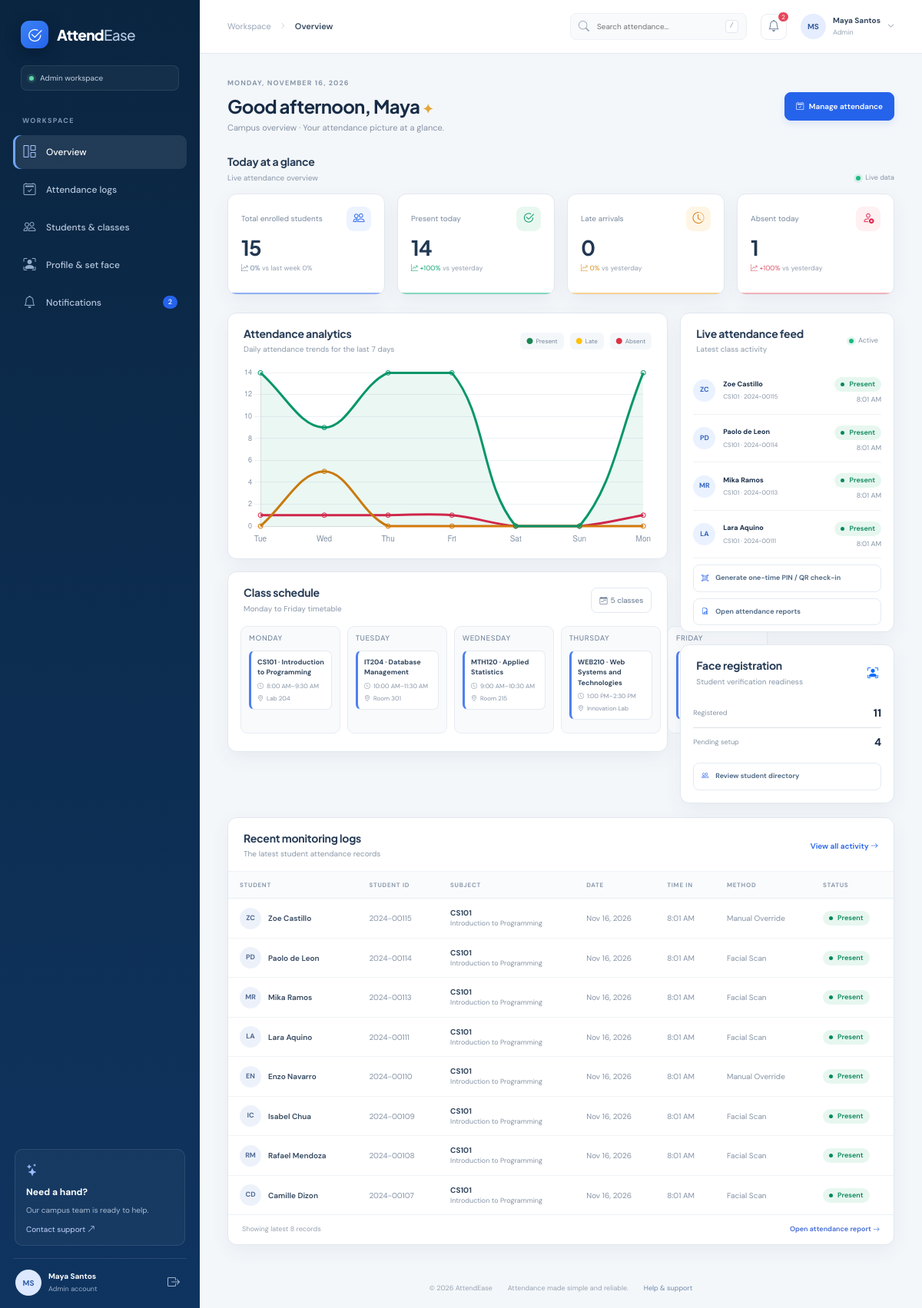
/dashboard.php (signed in), run on the app's committed database.
### tables this page shows
CREATE TABLE classes (
  id INT UNSIGNED AUTO_INCREMENT PRIMARY KEY,
  class_code VARCHAR(24) NOT NULL UNIQUE,
  subject_name VARCHAR(140) NOT NULL,
  teacher_id INT UNSIGNED NOT NULL,
  schedule_day ENUM('Monday','Tuesday','Wednesday','Thursday','Friday') NOT NULL,
  start_time TIME NOT NULL,
  end_time TIME NOT NULL,
  room VARCHAR(40) NOT NULL,
  CONSTRAINT fk_classes_teacher FOREIGN KEY (teacher_id) REFERENCES users(id) ON DELETE RESTRICT,
  INDEX idx_classes_day_time (schedule_day,start_time)
);

CREATE TABLE attendance_logs (
  id INT UNSIGNED AUTO_INCREMENT PRIMARY KEY,
  student_id INT UNSIGNED NOT NULL,
  class_id INT UNSIGNED NOT NULL,
  attendance_date DATE NOT NULL,
  time_in TIME NULL,
  time_out TIME NULL,
  status ENUM('Present','Late','Absent','Excused') NOT NULL DEFAULT 'Present',
  verification_method ENUM('Facial Scan','Manual Override') NOT NULL DEFAULT 'Facial Scan',
  remarks VARCHAR(500) NULL,
  CONSTRAINT fk_attendance_student FOREIGN KEY (student_id) REFERENCES students(id) ON DELETE CASCADE,
  CONSTRAINT fk_attendance_class FOREIGN KEY (class_id) REFERENCES classes(id) ON DELETE CASCADE,
  INDEX idx_attendance_date (attendance_date),
  INDEX idx_attendance_status (status),
  INDEX idx_attendance_class_date (class_id,attendance_date),
  UNIQUE KEY uq_student_class_day (student_id,class_id,attendance_date)
);

CREATE TABLE users (
  id INT UNSIGNED AUTO_INCREMENT PRIMARY KEY,
  full_name VARCHAR(120) NOT NULL,
  email VARCHAR(190) NOT NULL UNIQUE,
  password_hash VARCHAR(255) NOT NULL,
  role ENUM('admin','teacher','student') NOT NULL,
  avatar_url VARCHAR(500) NULL,
  created_at TIMESTAMP NOT NULL DEFAULT CURRENT_TIMESTAMP,
  INDEX idx_users_role (role)
);

CREATE TABLE students (
  id INT UNSIGNED AUTO_INCREMENT PRIMARY KEY,
  user_id INT UNSIGNED NOT NULL UNIQUE,
  student_number VARCHAR(32) NOT NULL UNIQUE,
  program_year VARCHAR(80) NOT NULL,
  section VARCHAR(40) NOT NULL,
  face_status ENUM('Registered','Pending') NOT NULL DEFAULT 'Pending',
  face_embedding_mock VARCHAR(255) NULL,
  updated_at TIMESTAMP NOT NULL DEFAULT CURRENT_TIMESTAMP ON UPDATE CURRENT_TIMESTAMP,
  CONSTRAINT fk_students_user FOREIGN KEY (user_id) REFERENCES users(id) ON DELETE CASCADE
);

### dashboard.php (the view, shortened to what the rows shown need)
<?php
require_once __DIR__ . '/functions.php';
$pdo = db();
$user = current_user();
$role = $user['role'];
$student = $role === 'student' ? student_record() : null;
$scopeJoin = '';
$scopeWhere = '';
$scopeParams = [];
$trend = $pdo->prepare("SELECT a.attendance_date,SUM(a.status='Present') present,SUM(a.status='Late') late,SUM(a.status='Absent') absent FROM attendance_logs a $scopeJoin WHERE a.attendance_date >= CURDATE()-INTERVAL 6 DAY $scopeWhere GROUP BY a.attendance_date ORDER BY a.attendance_date");
$trend->execute($scopeParams);
$trendRows = $trend->fetchAll();
$trendMap = [];
foreach ($trendRows as $row) {
    $trendMap[$row['attendance_date']] = $row;
}
$chartLabels = $chartPresent = $chartLate = $chartAbsent = [];
for ($i = 6; $i >= 0; $i--) {
    $date = date('Y-m-d', strtotime("-$i days"));
    $chartLabels[] = date('D', strtotime($date));
    $chartPresent[] = (int)($trendMap[$date]['present'] ?? 0);
    $chartLate[] = (int)($trendMap[$date]['late'] ?? 0);
    $chartAbsent[] = (int)($trendMap[$date]['absent'] ?? 0);
}
$recentSql = "SELECT a.id,a.attendance_date,a.time_in,a.time_out,a.status,a.verification_method,s.student_number,s.program_year,u.full_name,c.class_code,c.subject_name FROM attendance_logs a JOIN students s ON s.id=a.student_id JOIN users u ON u.id=s.user_id JOIN classes c ON c.id=a.class_id $scopeWhere ORDER BY a.attendance_date DESC,a.time_in DESC,a.id DESC LIMIT 8";
$recent = $pdo->prepare($recentSql);
$recent->execute($scopeParams);
$recentRows = $recent->fetchAll();
if ($role === 'student') {
    $classQuery = $pdo->prepare('SELECT c.*,u.full_name AS teacher_name FROM enrollments e JOIN classes c ON c.id=e.class_id JOIN users u ON u.id=c.teacher_id WHERE e.student_id=? ORDER BY FIELD(c.schedule_day,"Monday","Tuesday","Wednesday","Thursday","Friday"),c.start_time');
    $classQuery->execute([$student['id'] ?? 0]);
} elseif ($role === 'teacher') {
    $classQuery = $pdo->prepare('SELECT c.*,u.full_name AS teacher_name FROM classes c JOIN users u ON u.id=c.teacher_id WHERE c.teacher_id=? ORDER BY FIELD(c.schedule_day,"Monday","Tuesday","Wednesday","Thursday","Friday"),c.start_time');
    $classQuery->execute([$user['id']]);
} else {
    $classQuery = $pdo->query('SELECT c.*,u.full_name AS teacher_name FROM classes c JOIN users u ON u.id=c.teacher_id ORDER BY FIELD(c.schedule_day,"Monday","Tuesday","Wednesday","Thursday","Friday"),c.start_time');
}
$classes = $classQuery->fetchAll();
$schedule = array_fill_keys(['Monday','Tuesday','Wednesday','Thursday','Friday'], []);
foreach ($classes as $class) {
    $schedule[$class['schedule_day']][] = $class;
}
$feedSql = "SELECT a.status,a.time_in,a.attendance_date,u.full_name,s.student_number,c.class_code FROM attendance_logs a JOIN students s ON s.id=a.student_id JOIN users u ON u.id=s.user_id JOIN classes c ON c.id=a.class_id $scopeWhere ORDER BY a.attendance_date DESC,a.time_in DESC,a.id DESC LIMIT 4";
$feed = $pdo->prepare($feedSql);
$feed->execute($scopeParams);
$feedRows = $feed->fetchAll();
?>
<div class="page-heading"><div><h1>Good <?= (int)date('G') < 12 ? 'morning' : ((int)date('G') < 18 ? 'afternoon' : 'evening') ?>, <?= e(explode(' ', $user['full_name'])[0]) ?> <span class="wave">✦</span></h1></div></div>
<div class="section-heading"><div><h2><?= $role === 'student' ? 'Your attendance today' : 'Today at a glance' ?></h2><p>Live attendance overview</p></div><span class="live-indicator"><i></i> Live data</span></div>
<div class="row g-3 dashboard-mid">
  <div class="col-12 col-xl-8">
    <section class="content-card mb-3"><div class="card-heading"><div><h2>Attendance analytics</h2></div></div></section>
    <section class="content-card schedule-card"><div class="card-heading"><div><h2>Class schedule</h2></div></div><div class="class-grid px-3 pb-2">
      <?php foreach ($schedule as $day => $items): ?><div class="day-column"><h3><?= e($day) ?></h3><?php if (!$items): ?><div class="camera-status">No classes scheduled</div><?php else: foreach ($items as $class): ?><div class="class-item"><strong><?= e($class['class_code']) ?> · <?= e($class['subject_name']) ?></strong><span><i class="bi bi-clock me-1"></i><?= e(date('g:i A',strtotime($class['start_time']))) ?>–<?= e(date('g:i A',strtotime($class['end_time']))) ?></span><span><i class="bi bi-geo-alt me-1"></i><?= e($class['room']) ?></span></div><?php endforeach; endif; ?></div><?php endforeach; ?>
    </div></section>
  </div>
  <div class="col-12 col-xl-4">
    <section class="content-card mb-3"><div class="card-heading"><div><h2><?= $role === 'student' ? 'Recent check-ins' : 'Live attendance feed' ?></h2><p>Latest class activity</p></div><span class="live-indicator"><i></i> Active</span></div><div class="px-3 pb-2">
      <?php if (!$feedRows): ?><p class="empty-state mb-0">Attendance scans will appear here.</p><?php else: foreach ($feedRows as $item): ?><div class="scan-feed"><span class="avatar"><?= e(initials($item['full_name'])) ?></span><span class="scan-feed-copy"><strong><?= e($item['full_name']) ?></strong><small><?= e($item['class_code']) ?> · <?= e($item['student_number']) ?></small></span><span class="text-end"><?= status_badge($item['status']) ?><small class="d-block camera-status mt-1"><?= $item['time_in'] ? e(date('g:i A',strtotime($item['time_in']))) : e(date('M j',strtotime($item['attendance_date']))) ?></small></span></div><?php endforeach; endif; ?>
    </div></section>
    <section class="content-card"><div class="card-heading"><div><h2>Face registration</h2></div></div></section>
  </div>
</div>
<section class="content-card activity-card"><div class="card-heading"><div><h2>Recent monitoring logs</h2></div></div><div class="table-responsive"><table class="table activity-table"><thead><tr><th>STUDENT</th><th>STUDENT ID</th><th>SUBJECT</th><th>DATE</th><th>TIME IN</th><th>METHOD</th><th>STATUS</th></tr></thead><tbody>
<?php if (!$recentRows): ?><tr><td colspan="7" class="empty-state">No attendance activity yet.</td></tr><?php else: foreach ($recentRows as $row): ?><tr><td><div class="student-cell"><span class="avatar student-avatar"><?= e(initials($row['full_name'])) ?></span><strong><?= e($row['full_name']) ?></strong></div></td><td class="table-secondary-text"><?= e($row['student_number']) ?></td><td><strong><?= e($row['class_code']) ?></strong><small class="d-block camera-status"><?= e($row['subject_name']) ?></small></td><td class="table-secondary-text"><?= e(date('M j, Y',strtotime($row['attendance_date']))) ?></td><td class="table-secondary-text"><?= $row['time_in'] ? e(date('g:i A',strtotime($row['time_in']))) : '—' ?></td><td class="table-secondary-text"><?= e($row['verification_method']) ?></td><td><?= status_badge($row['status']) ?></td></tr><?php endforeach; endif; ?>
</tbody></table></div><div class="table-footer"><span>Showing latest <?= count($recentRows) ?> records</span><a href="attendance_logs.php">Open attendance report <i class="bi bi-arrow-right"></i></a></div></section>
<?php if ($role !== 'student'): ?>
<script>
const sessionForm=document.getElementById('sessionForm');sessionForm?.addEventListener('submit',async(e)=>{e.preventDefault();const button=sessionForm.querySelector('button[type="submit"]');button.disabled=true;const data=new FormData(sessionForm);data.append('action','create');try{const response=await fetch('attendance_session.php',{method:'POST',body:data,headers:{'Accept':'application/json'}});const result=await response.json();if(!response.ok)throw new Error(result.error||'Could not create the check-in session.');document.getElementById('sessionPin').textContent=result.pin;document.getElementById('sessionExpiry').textContent='Expires '+result.expires_label;const box=document.getElementById('sessionQr');box.innerHTML='';await QRCode.toCanvas(result.url,{width:180,margin:1,color:{dark:'#0A2540',light:'#FFFFFF'}}).then(canvas=>box.appendChild(canvas));document.getElementById('sessionResult').classList.remove('d-none');document.getElementById('sessionError').classList.add('d-none');}catch(error){const box=document.getElementById('sessionError');box.textContent=error.message;box.classList.remove('d-none');}finally{button.disabled=false;}});
</script>
<?php endif; ?>
<script>const ctx=document.getElementById('attendanceChart');if(ctx){new Chart(ctx,{type:'line',data:{labels:<?= json_encode($chartLabels) ?>,datasets:[{label:'Present',data:<?= json_encode($chartPresent) ?>,borderColor:'#059669',backgroundColor:'#05966914',fill:true,tension:.38,pointRadius:3},{label:'Late',data:<?= json_encode($chartLate) ?>,borderColor:'#D97706',backgroundColor:'#D9770610',fill:false,tension:.38,pointRadius:3},{label:'Absent',data:<?= json_encode($chartAbsent) ?>,borderColor:'#E11D48',backgroundColor:'#E11D4810',fill:false,tension:.38,pointRadius:3}]},options:{responsive:true,maintainAspectRatio:false,interaction:{intersect:false,mode:'index'},plugins:{legend:{display:false},tooltip:{backgroundColor:'#0A2540',padding:10,displayColors:true}},scales:{x:{grid:{display:false},ticks:{color:'#8291a4',font:{size:10}}},y:{beginAtZero:true,ticks:{precision:0,color:'#8291a4',font:{size:9}},grid:{color:'#edf1f5'}}}}});}</script>

### functions.php (shortened to what the rows shown need)
<?php
function e(mixed $value): string
{
    return htmlspecialchars((string)$value, ENT_QUOTES | ENT_SUBSTITUTE, 'UTF-8');
}
function text_initial(string $value): string
{
    return function_exists('mb_substr') ? mb_substr($value, 0, 1, 'UTF-8') : substr($value, 0, 1);
}
function current_user(): ?array
{
    return isset($_SESSION['user']) && is_array($_SESSION['user']) ? $_SESSION['user'] : null;
}
function status_badge(string $status): string
{
    $class = match ($status) {
        'Present', 'Registered', 'success' => 'success',
        'Late', 'Pending', 'warning' => 'warning',
        'Absent', 'alert', 'danger' => 'danger',
        'Excused', 'info' => 'info',
        default => 'muted',
    };
    return '<span class="status-pill status-' . $class . '"><i></i>' . e($status) . '</span>';
}
function initials(string $name): string
{
    $parts = preg_split('/\s+/', trim($name)) ?: [];
    $letters = '';
    foreach (array_slice($parts, 0, 2) as $part) {
        $letters .= text_initial($part);
    }
    return function_exists('mb_strtoupper') ? mb_strtoupper($letters ?: 'AE', 'UTF-8') : strtoupper($letters ?: 'AE');
}
function page_start(string $title, string $active): void
{
    require __DIR__ . '/includes/header.php';
}
function page_end(): void
{
    require __DIR__ . '/includes/footer.php';
}

### data on the page
classes: class_code "CS101", subject_name "Introduction to Programming", start_time "8:00 AM", end_time "9:30 AM", room "Lab 204"
classes: class_code "IT204", subject_name "Database Management", start_time "10:00 AM", end_time "11:30 AM", room "Room 301"
classes: class_code "MTH120", subject_name "Applied Statistics", start_time "9:00 AM", end_time "10:30 AM", room "Room 215"
classes: class_code "WEB210", subject_name "Web Systems and Technologies", start_time "1:00 PM", end_time "2:30 PM", room "Innovation Lab"
attendance_logs: users.full_name "ZC", users.full_name "Zoe Castillo", class.class_code "CS101", student.student_number "2024-00115", status "Present", time_in "8:01 AM", class.subject_name "Introduction to Programming", attendance_date "Nov 16, 2026", verification_method "Manual Override"
attendance_logs: users.full_name "PD", users.full_name "Paolo de Leon", class.class_code "CS101", student.student_number "2024-00114", status "Present", time_in "8:01 AM", class.subject_name "Introduction to Programming", attendance_date "Nov 16, 2026", verification_method "Facial Scan"
attendance_logs: users.full_name "MR", users.full_name "Mika Ramos", class.class_code "CS101", student.student_number "2024-00113", status "Present", time_in "8:01 AM", class.subject_name "Introduction to Programming", attendance_date "Nov 16, 2026", verification_method "Facial Scan"
attendance_logs: users.full_name "LA", users.full_name "Lara Aquino", class.class_code "CS101", student.student_number "2024-00111", status "Present", time_in "8:01 AM", class.subject_name "Introduction to Programming", attendance_date "Nov 16, 2026", verification_method "Facial Scan"
attendance_logs: users.full_name "EN", users.full_name "Enzo Navarro", student.student_number "2024-00110", class.class_code "CS101", class.subject_name "Introduction to Programming", attendance_date "Nov 16, 2026", time_in "8:01 AM", verification_method "Manual Override", status "Present"
attendance_logs: users.full_name "IC", users.full_name "Isabel Chua", student.student_number "2024-00109", class.class_code "CS101", class.subject_name "Introduction to Programming", attendance_date "Nov 16, 2026", time_in "8:01 AM", verification_method "Facial Scan", status "Present"
attendance_logs: users.full_name "RM", users.full_name "Rafael Mendoza", student.student_number "2024-00108", class.class_code "CS101", class.subject_name "Introduction to Programming", attendance_date "Nov 16, 2026", time_in "8:01 AM", verification_method "Facial Scan", status "Present"
attendance_logs: users.full_name "CD", users.full_name "Camille Dizon", student.student_number "2024-00107", class.class_code "CS101", class.subject_name "Introduction to Programming", attendance_date "Nov 16, 2026", time_in "8:01 AM", verification_method "Facial Scan", status "Present"

### other printed values
$role "Admin"
$label "Overview"
$label "Attendance logs"
$label "Students & classes"
$label "Profile & set face"
$label "Notifications"
unread_count() "2"
initials($user['full_name']) "MS"
$user['full_name'] "Maya Santos"
$pageTitle "Overview"
$unread "2"
$user['role'] "Admin"
explode(' ', $user['full_name'])[0] "Maya"
$title "Campus overview"
$label "Total enrolled students"
